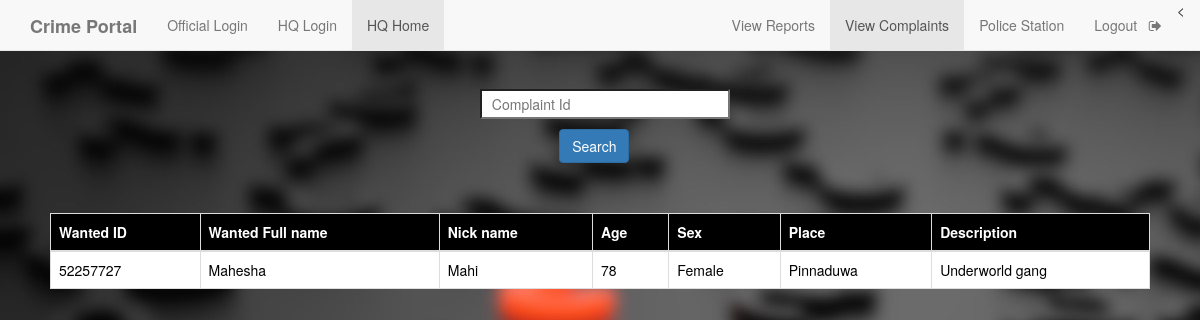
The page /wantedreport.php (signed in) on the database its author committed.
### tables this page shows
CREATE TABLE `wanted` (
  `wid` varchar(255) NOT NULL,
  `wfname` varchar(255) NOT NULL,
  `wnname` varchar(255) NOT NULL,
  `wage` varchar(100) NOT NULL,
  `wsex` varchar(255) NOT NULL,
  `wplace` varchar(255) NOT NULL,
  `wdes` varchar(255) NOT NULL
);

### wantedreport.php (the view, shortened to what this page needs)
<!DOCTYPE html>
<html>
<head>
	<link rel="stylesheet" type="text/css" href="https://maxcdn.bootstrapcdn.com/bootstrap/3.3.5/css/bootstrap.min.css">
	<link rel="stylesheet" type="text/css" href="https://maxcdn.bootstrapcdn.com/font-awesome/4.4.0/css/font-awesome.min.css">
     <?php
    $conn=mysqli_connect("localhost","root","");
    mysqli_select_db($conn,"crime");
     $result=mysqli_query($conn,"SELECT * FROM wanted");
    ?>
</head>
<body>
	<body style="background-image: url(search1.jpeg); ">
	<nav  class="navbar navbar-default navbar-fixed-top">
  <div class="container">
    <div class="navbar-header">
      <a class="navbar-brand" href="home.php"><b>Crime Portal</b></a>
    </div>
    <div id="navbar" class="collapse navbar-collapse">
      <ul class="nav navbar-nav">
        <li ><a href="official_login.php">Official Login</a></li>
        <li ><a href="headlogin.php">HQ Login</a></li>
        <li class="active"><a href="headHome.php">HQ Home</a></li>
      </ul>
      <ul class="nav navbar-nav navbar-right">
	  <<li ><a href="report.php">View Reports</a></li>
        <li class="active" ><a href="headHome.php">View Complaints</a></li>
        <li ><a href="head_view_police_station.php">Police Station</a></li>
        <li><a href="h_logout.php">Logout &nbsp <i class="fa fa-sign-out" aria-hidden="true"></i></a></li>
      </ul>
    </div>
  </div>
 </nav>
    <form style="margin-top: 7%; margin-left: 40%;" method="post">
    <input type="text" name="complainid" style="width: 250px; height: 30px; background-color:white; color:grey; margin-top:5px;" placeholder="&nbsp Complaint Id" onfocusout="f1()" required id="ciid">
        <div>
      <input class="btn btn-primary" type="submit" value="Search" name="s2" style="margin-top: 10px; margin-left: 11%;">
        </div>
    </form>
 <div style="padding:50px;">
   <table class="table table-bordered">
    <thead class="thead-dark" style="background-color: black; color: white;">
      <tr>
        <th scope="col">Wanted ID</th>
        <th scope="col">Wanted Full name</th>
        <th scope="col">Nick name</th>
        <th scope="col">Age</th>
		<th scope="col">Sex</th>
		<th scope="col">Place</th>
		<th scope="col">Description</th>
      </tr>
    </thead>
<?php
      while($rows=mysqli_fetch_assoc($result)){
    ?>
    <tbody style="background-color: white; color: black;">
      <tr>
        <td><?php echo $rows['wid']; ?></td>
        <td><?php echo $rows['wfname']; ?></td>
        <td><?php echo $rows['wnname']; ?></td>
        <td><?php echo $rows['wage']; ?></td>
		<td><?php echo $rows['wsex']; ?></td>
		<td><?php echo $rows['wplace']; ?></td>
		<td><?php echo $rows['wdes']; ?></td>
      </tr>
    </tbody>
    <?php
    }
    ?>
</table>
 </div>
</body>
</html>

### rows shown on the page
wanted: wid "52257727", wfname "Mahesha", wnname "Mahi", wage "78", wsex "Female", wplace "Pinnaduwa", wdes "Underworld gang"
